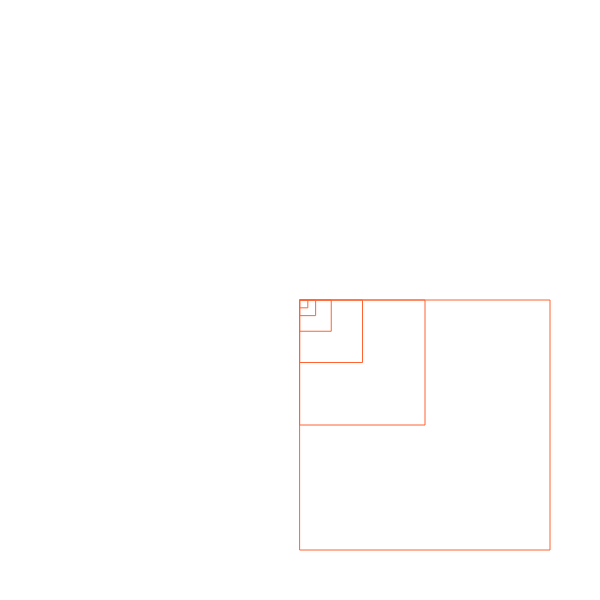
Frame 1 (no input)
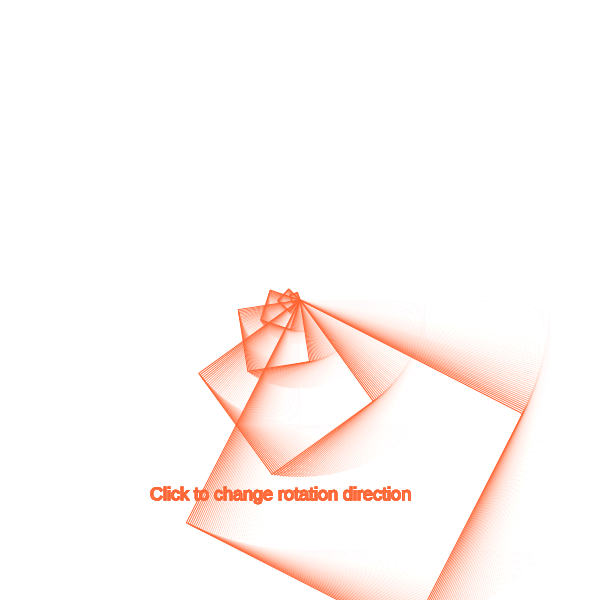
Frame 60 (no input)
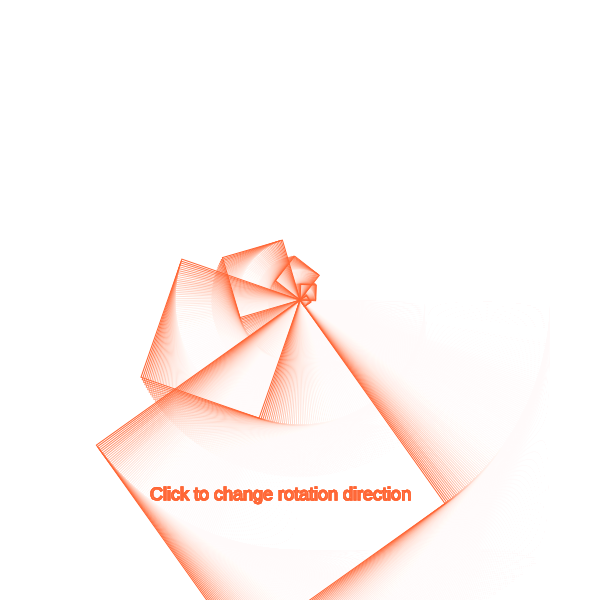
Frame 120 (the mouse pressed at the canvas centre since frame 60)

The p5.js sketch that drew these frames (run headless with seeded random() and noise() and a simulated clock; from frame 60 on, the mouse is pressed at the canvas centre):

// p5.js sketch
// ── sketch.js
let angle = 0;
let direction = 1;

function setup() {
  createCanvas(600, 600);
  noFill();
}
function draw() {
  background(255,20);
  Text();
  translate(width/2, height/2);
  drawSquare(0, 0, 250);
  angle += 0.008 * direction;
}
function drawSquare(x, y, size) {
  if (size < 5) {
    return;
  }
   strokeWeight(1);
   stroke(255,100,50);
   rotate(angle);
   rect(x, y, size, size);
   drawSquare(x, y, size/2);
}
function mouseClicked() {
  direction *= -1;
}
function Text(){
    textSize(18);
    text("Click to change rotation direction", 150, 500);
}
